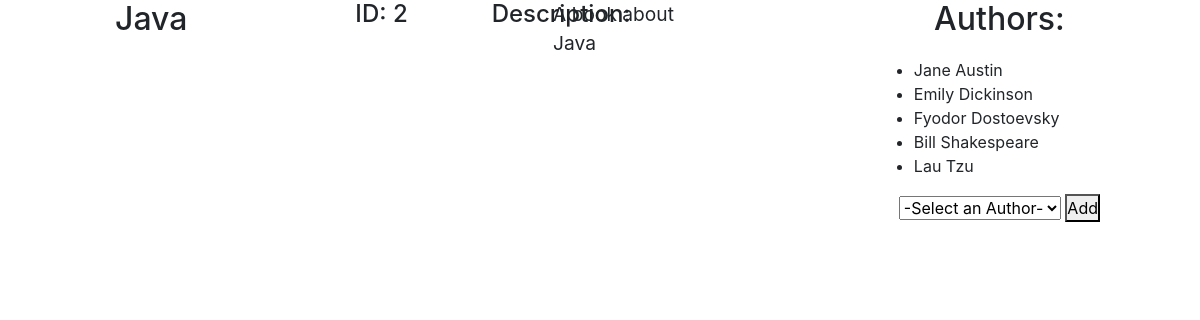
The page /books/2 on the database its author committed.
### books_authors_app/models.py (models this page shows, shortened)
class Book(models.Model):
    title = models.CharField(max_length=255)
    desc = models.CharField(max_length=255)
    created_at = models.DateTimeField(auto_now_add=True)
    updated_at = models.DateTimeField(auto_now=True)

class Author(models.Model):
    first_name = models.CharField(max_length=45)
    last_name = models.CharField(max_length=45)
    books = models.ManyToManyField(Book, related_name="authors")
    notes = models.TextField()
    created_at = models.DateTimeField(auto_now_add=True)
    updated_at = models.DateTimeField(auto_now=True)

### books_authors_app/views.py (the view)
# urls.py: path('books/<int:book_id>', views.books),
def books(request, book_id):
    context = {
        "headers" : ['ID', 'Title', 'Action'],
        "authors" : Author.objects.all(),
        "a_book" : Book.objects.get(id=book_id)
    }
    return render(request, "books.html", context)

### books_authors_app/templates/books.html (shortened to what this page needs)
<!DOCTYPE html>
<html lang="en">
<head>
    {% load static %}
    <link rel="stylesheet" href="https://stackpath.bootstrapcdn.com/bootstrap/4.5.0/css/bootstrap.min.css">
    <link rel="stylesheet" href="{% static 'css/books_authors.css' %}">
</head>
<body>
    <div class="wrapper">
        <h2>{{a_book.title}}</h2><br>
        <h4>ID: {{a_book.id}}</h4>
        <div class="description row">
            <h4 class="col-sm-2">Description:</h4>
            <p class="col-sm-5">{{a_book.desc}}</p>
        </div>
        <div class="authors">
            <h2>Authors:</h2>
            <ul>
                {% for author in a_book.authors.all %}
                <li>{{author.first_name}} {{author.last_name}}</li>
                {% endfor %}
            </ul>
            <div class="row">
                <form action="/add_author" method="POST">
                    <select name="author_id" id="book">
                        <option value="none">-Select an Author-</option>
                    </select>
                    <button type="submit">Add</button>
                </form>
            </div>
        </div>
    </div>
</body>
</html>

### books_authors_app/static/css/books_authors.css (style rules this page uses)
* { padding: 0px; margin: 0px; box-sizing: border-box; }
.wrapper { width: 970px; display: flex; justify-content: space-between; margin: auto; }
.description p { font-size: 1.2em; }
h2 { text-align: center; margin-bottom: 20px; }

### rows shown on the page
Book: title "Java", id "2", desc "A book about Java"
Author: first_name "Jane", last_name "Austin"
Author: first_name "Emily", last_name "Dickinson"
Author: first_name "Fyodor", last_name "Dostoevsky"
Author: first_name "Bill", last_name "Shakespeare"
Author: first_name "Lau", last_name "Tzu"
